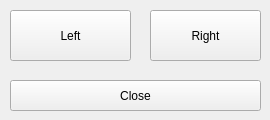
<?xml version="1.0" encoding="UTF-8"?>
<ui version="4.0">
 <class>ControlPanelForm</class>
 <widget class="QWidget" name="ControlPanelForm">
  <property name="geometry">
   <rect>
    <x>0</x>
    <y>0</y>
    <width>270</width>
    <height>120</height>
   </rect>
  </property>
  <property name="windowTitle">
   <string>Form</string>
  </property>
  <widget class="QPushButton" name="pushButtonLeft">
   <property name="geometry">
    <rect>
     <x>10</x>
     <y>10</y>
     <width>121</width>
     <height>51</height>
    </rect>
   </property>
   <property name="text">
    <string>Left</string>
   </property>
  </widget>
  <widget class="QPushButton" name="pushButtonRight">
   <property name="geometry">
    <rect>
     <x>150</x>
     <y>10</y>
     <width>111</width>
     <height>51</height>
    </rect>
   </property>
   <property name="text">
    <string>Right</string>
   </property>
  </widget>
  <widget class="QPushButton" name="pushButtonClose">
   <property name="geometry">
    <rect>
     <x>10</x>
     <y>80</y>
     <width>251</width>
     <height>31</height>
    </rect>
   </property>
   <property name="text">
    <string>Close</string>
   </property>
  </widget>
 </widget>
 <resources/>
 <connections/>
</ui>
